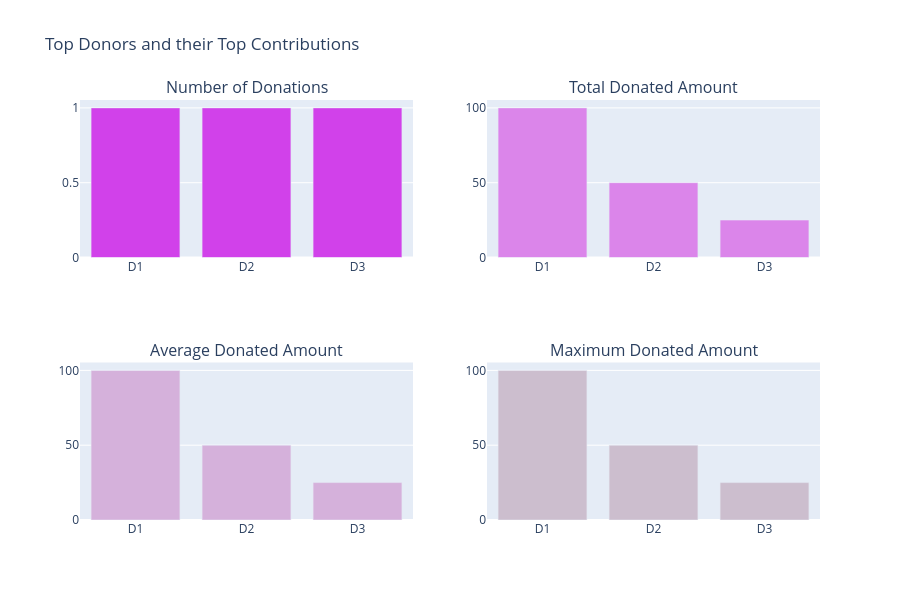

Notebook source saved alongside this figure:
### Markdown cell above
> - **Proyectos principales**  
> - En la historia de DonorsChoose, diferentes proyectos recibieron un número variable de donaciones, que van desde un mínimo de 1 hasta un máximo de 800 donaciones. El número máximo de donaciones realizadas en un solo proyecto es igual a 863. Este fue un proyecto liderado por un maestro y su título fue "**Vallecito StandUpKids Pilot Standing School!**" (como se muestra como Pa1 en el primer gráfico). El monto total equivalente a **USD 108248.30** fue financiado en este proyecto y se financió por completo el 26 de agosto de 2015.    
> - Hay otros tres proyectos que tienen un número muy grande de donaciones (mayor a 600) 
> - En noviembre de 2016, se inició un proyecto titulado "**Varsity and After-School Fencing Teams in NYC**" (como se muestra como Pc1 en el segundo gráfico) y hubo un total de 18 donaciones. Este proyecto tuvo el promedio más alto por donante equivalente a **USD 1850**  
> - En el proyecto titulado "**Learning to Play While Playing to Learn!**" (como se muestra como Pd1 en el cuarto gráfico), se donó el monto máximo de una sola donación equivalente a **USD 60,000**, que es el monto de donación individual más alto en la historia de DonorsChoose.  

## <a id="3.3"> 3.3 ¿Quiénes son los donantes principales?: </a>

Identifiquemos a los donantes que realizaron las principales contribuciones y sus valores. Es decir: 
- 3.3.1 Donantes que han realizado el mayor número de donaciones  
- 3.3.2 Donantes que han financiado los montos totales más altos   
-  3.3.3 Donantes que financian los montos promedio más altos en donaciones individuales  
-  3.3.4 Donantes que han financiado el monto máximo de una sola donación

### Code cell
# Which Projects Had the maximum Donations 

tempdf = donations_df.groupby('Donor ID').agg({'Donor ID' : 'count', 'Donation Amount' : 'sum'}).rename(columns={'Donor ID' : "Total Donations", 'Donation Amount' : "Total Amount"}).reset_index()
tempdf['Average Donation Amount'] = tempdf['Total Amount'] / tempdf['Total Donations']

tempdf1 = tempdf.sort_values(by=['Total Donations'], ascending=[False])
x = tempdf1.head(5)['Donor ID']
x = ["D"+str(i+1) for i in range(len(x))]
y = tempdf1.head(5)['Total Donations']
tr1 = bar_ver_noagg(x, y, 'Total Donations', '#d141ea', lm=None, rt=True)

tempdf1 = tempdf.sort_values(by=['Total Amount'], ascending=[False])
x = tempdf1.head(5)['Donor ID']
x = ["D"+str(i+1) for i in range(len(x))]
y = tempdf1.head(5)['Total Amount']
tr2 = bar_ver_noagg(x, y, 'Average Donations', '#db85ea', lm=None, rt=True)

tempdf1 = tempdf.sort_values(by=['Average Donation Amount'], ascending=[False])
x = tempdf1.head(5)['Donor ID']
x = ["D"+str(i+1) for i in range(len(x))]
y = tempdf1.head(5)['Average Donation Amount']
tr3 = bar_ver_noagg(x, y, 'Average Donations', '#d5b1db', lm=None, rt=True)

tempdf = donations_df.groupby('Donor ID').agg({'Donor ID' : 'count', 'Donation Amount' : 'max'}).rename(columns={'Donor ID' : "Total Donations", 'Donation Amount' : "Maximum Donations"}).reset_index()
tempdf1 = tempdf.sort_values(by=['Maximum Donations'], ascending=[False])
x = tempdf1.head(5)['Donor ID']
x = ["D"+str(i+1) for i in range(len(x))]
y = tempdf1.head(5)['Maximum Donations']
tr4 = bar_ver_noagg(x, y, 'Maximum Donations', '#ccbece', lm=None, rt=True)

fig = tools.make_subplots(rows=2, cols=2, print_grid=False, subplot_titles = ['Number of Donations', "Total Donated Amount", 'Average Donated Amount', 'Maximum Donated Amount'])
fig.append_trace(tr1, 1, 1);
fig.append_trace(tr2, 1, 2);
fig.append_trace(tr3, 2, 1);
fig.append_trace(tr4, 2, 2);

fig['layout'].update(height=600, showlegend=False, title='Top Donors and their Top Contributions');
iplot(fig);

### Figure 1 — Plotly figure (JSON) as saved in the notebook; plotly's stock layout.template omitted (floating-point values rounded to 4 significant figures)
{"data": [{"marker": {"color": "#d141ea"}, "type": "bar", "x": ["D1", "D2", "D3"], "xaxis": "x", "y": [1, 1, 1], "yaxis": "y"}, {"marker": {"color": "#db85ea"}, "type": "bar", "x": ["D1", "D2", "D3"], "xaxis": "x2", "y": [100.0, 50.0, 25.0], "yaxis": "y2"}, {"marker": {"color": "#d5b1db"}, "type": "bar", "x": ["D1", "D2", "D3"], "xaxis": "x3", "y": [100.0, 50.0, 25.0], "yaxis": "y3"}, {"marker": {"color": "#ccbece"}, "type": "bar", "x": ["D1", "D2", "D3"], "xaxis": "x4", "y": [100.0, 50.0, 25.0], "yaxis": "y4"}], "layout": {"annotations": [{"font": {"size": 16}, "showarrow": false, "text": "Number of Donations", "x": 0.225, "xanchor": "center", "xref": "paper", "y": 1, "yanchor": "bottom", "yref": "paper"}, {"font": {"size": 16}, "showarrow": false, "text": "Total Donated Amount", "x": 0.775, "xanchor": "center", "xref": "paper", "y": 1, "yanchor": "bottom", "yref": "paper"}, {"font": {"size": 16}, "showarrow": false, "text": "Average Donated Amount", "x": 0.225, "xanchor": "center", "xref": "paper", "y": 0.375, "yanchor": "bottom", "yref": "paper"}, {"font": {"size": 16}, "showarrow": false, "text": "Maximum Donated Amount", "x": 0.775, "xanchor": "center", "xref": "paper", "y": 0.375, "yanchor": "bottom", "yref": "paper"}], "height": 600, "showlegend": false, "title": {"text": "Top Donors and their Top Contributions"}, "xaxis": {"anchor": "y", "domain": [0, 0.45]}, "xaxis2": {"anchor": "y2", "domain": [0.55, 1]}, "xaxis3": {"anchor": "y3", "domain": [0, 0.45]}, "xaxis4": {"anchor": "y4", "domain": [0.55, 1]}, "yaxis": {"anchor": "x", "domain": [0.625, 1]}, "yaxis2": {"anchor": "x2", "domain": [0.625, 1]}, "yaxis3": {"anchor": "x3", "domain": [0, 0.375]}, "yaxis4": {"anchor": "x4", "domain": [0, 0.375]}}}
